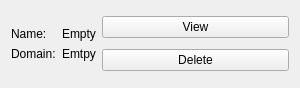
<?xml version="1.0" encoding="UTF-8"?>
<ui version="4.0">
 <class>CookieWidget</class>
 <widget class="QWidget" name="CookieWidget">
  <property name="geometry">
   <rect>
    <x>0</x>
    <y>0</y>
    <width>300</width>
    <height>88</height>
   </rect>
  </property>
  <property name="sizePolicy">
   <sizepolicy hsizetype="Preferred" vsizetype="Preferred">
    <horstretch>0</horstretch>
    <verstretch>0</verstretch>
   </sizepolicy>
  </property>
  <property name="minimumSize">
   <size>
    <width>300</width>
    <height>0</height>
   </size>
  </property>
  <property name="maximumSize">
   <size>
    <width>310</width>
    <height>16777215</height>
   </size>
  </property>
  <property name="windowTitle">
   <string>Form</string>
  </property>
  <layout class="QHBoxLayout" name="horizontalLayout" stretch="0,1">
   <item>
    <layout class="QFormLayout" name="formLayout">
     <property name="formAlignment">
      <set>Qt::AlignLeading|Qt::AlignLeft|Qt::AlignVCenter</set>
     </property>
     <item row="0" column="0">
      <widget class="QLabel" name="label">
       <property name="text">
        <string>Name:</string>
       </property>
      </widget>
     </item>
     <item row="0" column="1">
      <widget class="QLabel" name="m_nameLabel">
       <property name="text">
        <string>Empty</string>
       </property>
      </widget>
     </item>
     <item row="1" column="0">
      <widget class="QLabel" name="label_2">
       <property name="text">
        <string>Domain:</string>
       </property>
      </widget>
     </item>
     <item row="1" column="1">
      <widget class="QLabel" name="m_domainLabel">
       <property name="text">
        <string>Emtpy</string>
       </property>
      </widget>
     </item>
    </layout>
   </item>
   <item>
    <layout class="QVBoxLayout" name="verticalLayout">
     <item>
      <widget class="QPushButton" name="m_viewButton">
       <property name="text">
        <string>View</string>
       </property>
      </widget>
     </item>
     <item>
      <widget class="QPushButton" name="m_deleteButton">
       <property name="text">
        <string>Delete</string>
       </property>
      </widget>
     </item>
    </layout>
   </item>
  </layout>
 </widget>
 <resources/>
 <connections/>
</ui>
